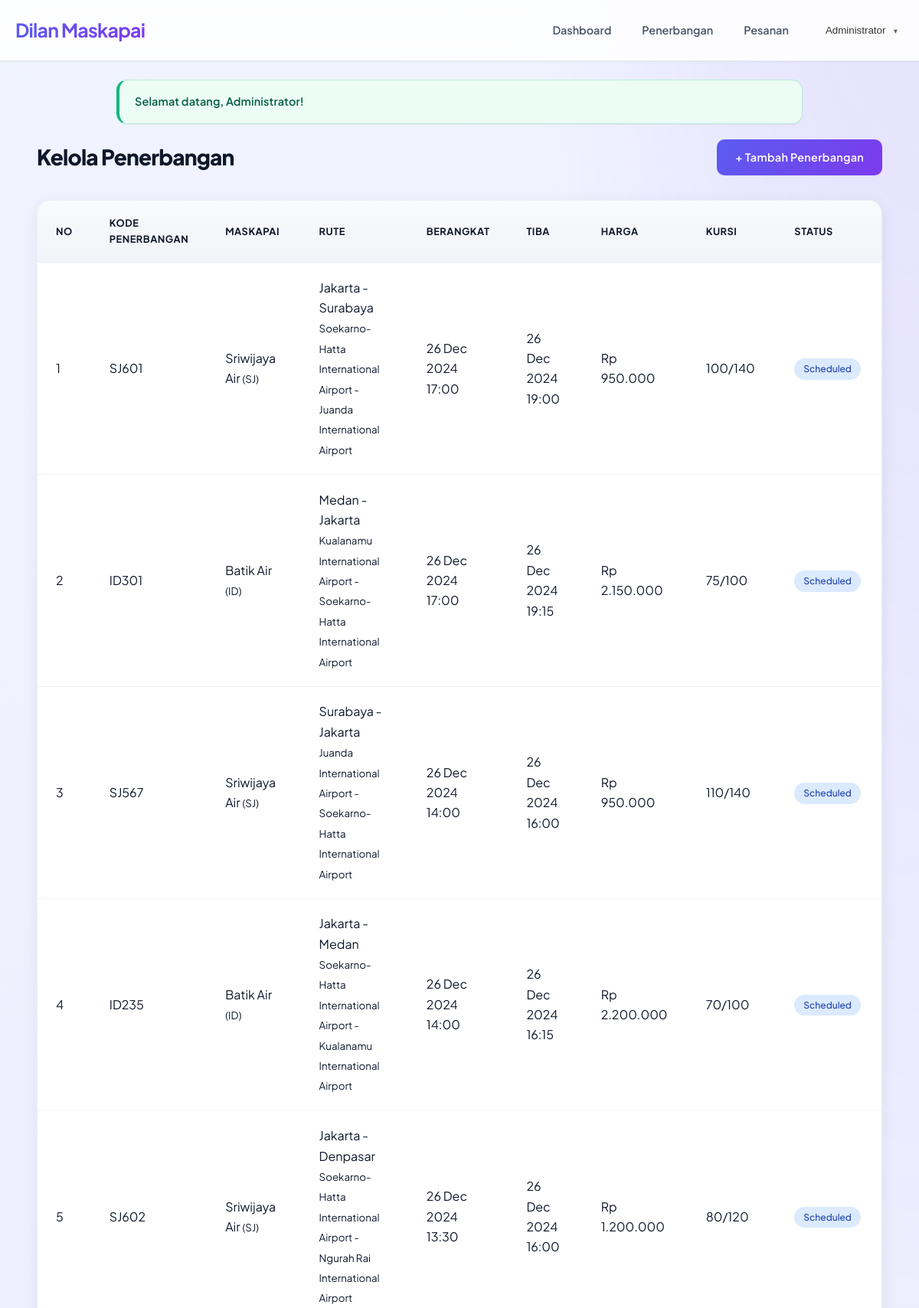
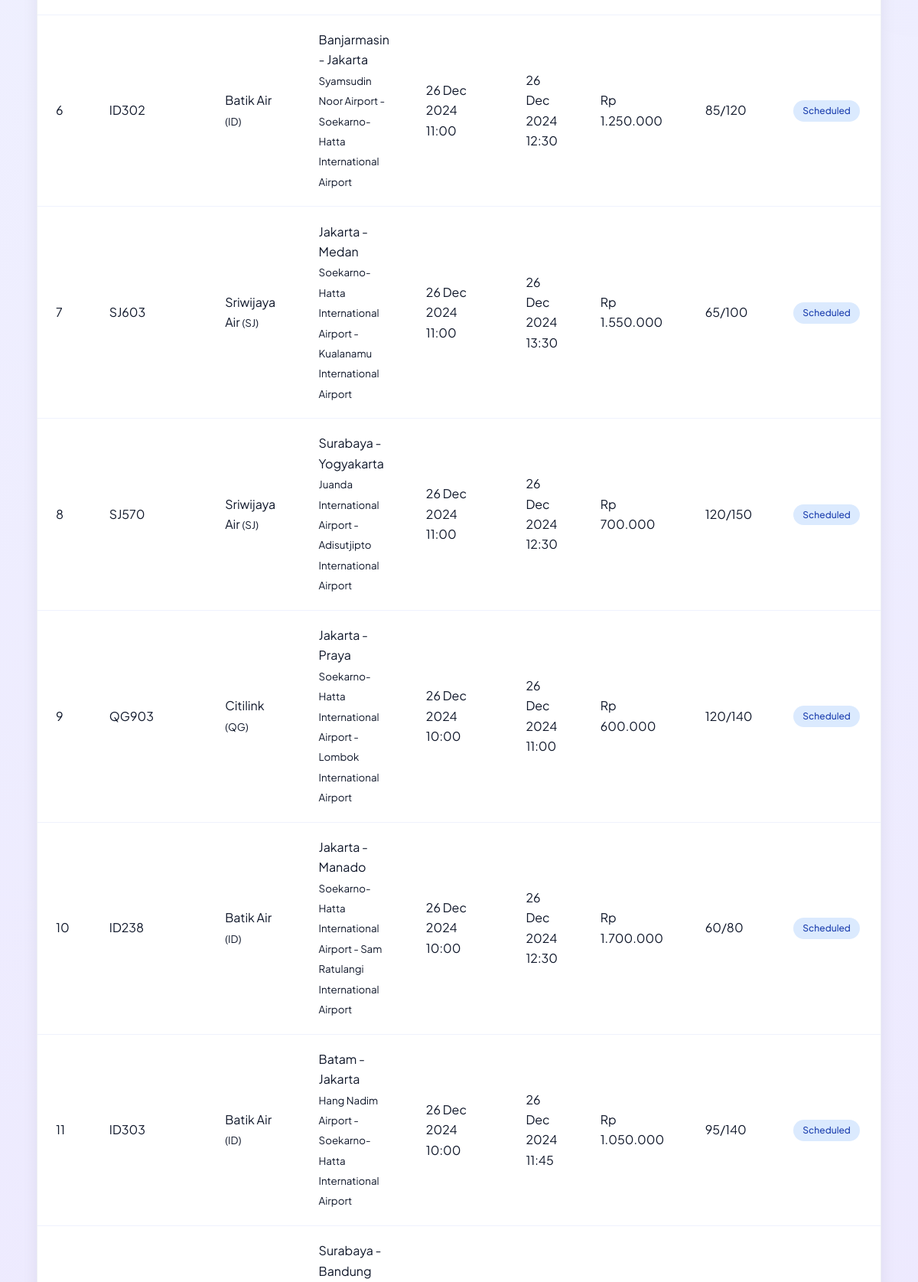
The page /admin/flights.php (signed in, upper part) on the database its author committed (2 pictures, top to bottom).
### tables this page shows
CREATE TABLE flights (
    id INT AUTO_INCREMENT PRIMARY KEY,
    flight_number VARCHAR(10) NOT NULL UNIQUE,
    airline_id INT NOT NULL,
    departure_airport_id INT NOT NULL,
    arrival_airport_id INT NOT NULL,
    departure_time DATETIME NOT NULL,
    arrival_time DATETIME NOT NULL,
    price DECIMAL(10,2) NOT NULL,
    available_seats INT NOT NULL,
    total_seats INT NOT NULL,
    status ENUM('scheduled', 'delayed', 'cancelled', 'completed') DEFAULT 'scheduled',
    created_at TIMESTAMP DEFAULT CURRENT_TIMESTAMP,
    updated_at TIMESTAMP DEFAULT CURRENT_TIMESTAMP ON UPDATE CURRENT_TIMESTAMP,
    FOREIGN KEY (airline_id) REFERENCES airlines(id),
    FOREIGN KEY (departure_airport_id) REFERENCES airports(id),
    FOREIGN KEY (arrival_airport_id) REFERENCES airports(id)
);

CREATE TABLE airlines (
    id INT AUTO_INCREMENT PRIMARY KEY,
    name VARCHAR(100) NOT NULL,
    code VARCHAR(2) NOT NULL UNIQUE,
    logo VARCHAR(255),
    created_at TIMESTAMP DEFAULT CURRENT_TIMESTAMP
);

CREATE TABLE airports (
    id INT AUTO_INCREMENT PRIMARY KEY,
    code VARCHAR(3) NOT NULL UNIQUE,
    name VARCHAR(100) NOT NULL,
    city VARCHAR(50) NOT NULL,
    country VARCHAR(50) NOT NULL,
    created_at TIMESTAMP DEFAULT CURRENT_TIMESTAMP
);

### config/config.php (called while the page is built, shortened)
<?php
function formatCurrency($amount) {
    return 'Rp ' . number_format($amount, 0, ',', '.');
}
function formatDateTime($datetime) {
    return date('d M Y H:i', strtotime($datetime));
}
function sanitizeInput($input) {
    return htmlspecialchars(trim((string) $input), ENT_QUOTES, 'UTF-8');
}
function isLoggedIn() {
    return isset($_SESSION['user_id']);
}
function isAdmin() {
    return isset($_SESSION['role']) && $_SESSION['role'] === 'admin';
}
function getMessage() {
    if (isset($_SESSION['message'])) {
        $message = $_SESSION['message'];
        return $message;
    }
    return null;
}
?>

### admin/flights.php (the view, shortened to what this page needs)
<?php
require_once __DIR__ . '/../config/config.php';
$flights = [];
try {
    $database = new Database();
    $db = $database->getConnection();
    $query = "SELECT f.*, a.name as airline_name, a.code as airline_code,
              dep.name as departure_airport, dep.city as departure_city,
              arr.name as arrival_airport, arr.city as arrival_city
              FROM flights f
              JOIN airlines a ON f.airline_id = a.id
              JOIN airports dep ON f.departure_airport_id = dep.id
              JOIN airports arr ON f.arrival_airport_id = arr.id
              ORDER BY f.departure_time DESC";
    $stmt = $db->query($query);
    $flights = $stmt->fetchAll(PDO::FETCH_ASSOC);
} catch(PDOException $exception) {
    setMessage('danger', 'Terjadi kesalahan saat mengambil data penerbangan.');
}
include '../includes/header.php';
?>
<div class="admin-page">
    <div class="page-header">
        <h1>Kelola Penerbangan</h1>
        <a href="<?php echo APP_URL; ?>admin/flight_form.php" class="btn btn-primary">
            <span>+</span> Tambah Penerbangan
        </a>
    </div>
    <div class="table-container">
        <table class="table">
            <thead>
                <tr>
                    <th>No</th>
                    <th>Kode Penerbangan</th>
                    <th>Maskapai</th>
                    <th>Rute</th>
                    <th>Berangkat</th>
                    <th>Tiba</th>
                    <th>Harga</th>
                    <th>Kursi</th>
                    <th>Status</th>
                    <th>Aksi</th>
                </tr>
            </thead>
            <tbody>
                <?php if (empty($flights)): ?>
                    <tr>
                        <td colspan="10" class="text-center">Belum ada data penerbangan</td>
                    </tr>
                <?php else: ?>
                    <?php $no = 1; ?>
                    <?php foreach ($flights as $flight): ?>
                        <tr>
                            <td><?php echo $no++; ?></td>
                            <td><?php echo $flight['flight_number']; ?></td>
                            <td>
                                <?php echo $flight['airline_name']; ?>
                                <small>(<?php echo $flight['airline_code']; ?>)</small>
                            </td>
                            <td>
                                <?php echo $flight['departure_city']; ?> - <?php echo $flight['arrival_city']; ?>
                                <br>
                                <small><?php echo $flight['departure_airport']; ?> - <?php echo $flight['arrival_airport']; ?></small>
                            </td>
                            <td><?php echo formatDateTime($flight['departure_time']); ?></td>
                            <td><?php echo formatDateTime($flight['arrival_time']); ?></td>
                            <td><?php echo formatCurrency($flight['price']); ?></td>
                            <td>
                                <?php echo $flight['available_seats']; ?>/<?php echo $flight['total_seats']; ?>
                            </td>
                            <td>
                                <span class="badge badge-<?php echo $flight['status']; ?>">
                                    <?php echo ucfirst($flight['status']); ?>
                                </span>
                            </td>
                            <td>
                            </td>
                        </tr>
                    <?php endforeach; ?>
                <?php endif; ?>
            </tbody>
        </table>
    </div>
</div>
<?php include '../includes/footer.php'; ?>

### includes/header.php (shortened to what this page needs)
<?php
require_once __DIR__ . '/../config/config.php';
?>
<!DOCTYPE html>
<html lang="id">
<head>
    <link rel="stylesheet" href="<?php echo APP_URL; ?>assets/css/style.css">
</head>
<body>
    <header class="header">
        <nav class="navbar">
            <div class="nav-container">
                <div class="nav-brand">
                    <a href="<?php echo APP_URL; ?>">
                        <h1><?php echo APP_NAME; ?></h1>
                    </a>
                </div>
                <div class="nav-menu">
                    <?php if (isLoggedIn()): ?>
                        <?php if (isAdmin()): ?>
                            <a href="<?php echo APP_URL; ?>admin/dashboard.php" class="nav-link">Dashboard</a>
                            <a href="<?php echo APP_URL; ?>admin/flights.php" class="nav-link">Penerbangan</a>
                            <a href="<?php echo APP_URL; ?>admin/bookings.php" class="nav-link">Pesanan</a>
                        <?php else: ?>
                            <a href="<?php echo APP_URL; ?>user/flights.php" class="nav-link">Jadwal Penerbangan</a>
                            <a href="<?php echo APP_URL; ?>user/bookings.php" class="nav-link">Pesanan Saya</a>
                            <a href="<?php echo APP_URL; ?>user/profile.php" class="nav-link">Profil</a>
                        <?php endif; ?>
                        <div class="nav-dropdown">
                            <button type="button" class="nav-dropdown-btn" aria-expanded="false" aria-haspopup="true">
                                <?php echo sanitizeInput($_SESSION['full_name'] ?? ''); ?>
                                <span class="nav-dropdown-chevron" aria-hidden="true">&#9662;</span>
                            </button>
                        </div>
                    <?php else: ?>
                        <a href="<?php echo APP_URL; ?>auth/login.php" class="nav-link">Masuk</a>
                        <a href="<?php echo APP_URL; ?>auth/register.php" class="btn btn-primary">Daftar</a>
                    <?php endif; ?>
                </div>
            </div>
        </nav>
    </header>
    <main class="main">
        <?php $message = getMessage(); ?>
        <?php if ($message): ?>
            <div class="alert alert-<?php echo $message['type']; ?>">
                <?php echo $message['text']; ?>
            </div>
        <?php endif; ?>

### includes/footer.php (shortened to what this page needs)
</main>
</body>
</html>

### rows shown on the page
flights: flight_number "SJ601", airline.name "Sriwijaya Air", airline.code "SJ", departure_airport.city "Jakarta", arrival_airport.city "Surabaya", departure_airport.name "Soekarno-Hatta International Airport", arrival_airport.name "Juanda International Airport", departure_time "26 Dec 2024 17:00", arrival_time "26 Dec 2024 19:00", price "Rp 950.000", available_seats "100", total_seats "140", status "Scheduled"
flights: flight_number "ID301", airline.name "Batik Air", airline.code "ID", departure_airport.city "Medan", arrival_airport.city "Jakarta", departure_airport.name "Kualanamu International Airport", arrival_airport.name "Soekarno-Hatta International Airport", departure_time "26 Dec 2024 17:00", arrival_time "26 Dec 2024 19:15", price "Rp 2.150.000", available_seats "75", total_seats "100", status "Scheduled"
flights: flight_number "SJ567", airline.name "Sriwijaya Air", airline.code "SJ", departure_airport.city "Surabaya", arrival_airport.city "Jakarta", departure_airport.name "Juanda International Airport", arrival_airport.name "Soekarno-Hatta International Airport", departure_time "26 Dec 2024 14:00", arrival_time "26 Dec 2024 16:00", price "Rp 950.000", available_seats "110", total_seats "140", status "Scheduled"
flights: flight_number "ID235", airline.name "Batik Air", airline.code "ID", departure_airport.city "Jakarta", arrival_airport.city "Medan", departure_airport.name "Soekarno-Hatta International Airport", arrival_airport.name "Kualanamu International Airport", departure_time "26 Dec 2024 14:00", arrival_time "26 Dec 2024 16:15", price "Rp 2.200.000", available_seats "70", total_seats "100", status "Scheduled"
flights: flight_number "SJ602", airline.name "Sriwijaya Air", airline.code "SJ", departure_airport.city "Jakarta", arrival_airport.city "Denpasar", departure_airport.name "Soekarno-Hatta International Airport", arrival_airport.name "Ngurah Rai International Airport", departure_time "26 Dec 2024 13:30", arrival_time "26 Dec 2024 16:00", price "Rp 1.200.000", available_seats "80", total_seats "120", status "Scheduled"
flights: flight_number "ID302", airline.name "Batik Air", airline.code "ID", departure_airport.city "Banjarmasin", arrival_airport.city "Jakarta", departure_airport.name "Syamsudin Noor Airport", arrival_airport.name "Soekarno-Hatta International Airport", departure_time "26 Dec 2024 11:00", arrival_time "26 Dec 2024 12:30", price "Rp 1.250.000", available_seats "85", total_seats "120", status "Scheduled"
flights: flight_number "SJ603", airline.name "Sriwijaya Air", airline.code "SJ", departure_airport.city "Jakarta", arrival_airport.city "Medan", departure_airport.name "Soekarno-Hatta International Airport", arrival_airport.name "Kualanamu International Airport", departure_time "26 Dec 2024 11:00", arrival_time "26 Dec 2024 13:30", price "Rp 1.550.000", available_seats "65", total_seats "100", status "Scheduled"
flights: flight_number "SJ570", airline.name "Sriwijaya Air", airline.code "SJ", departure_airport.city "Surabaya", arrival_airport.city "Yogyakarta", departure_airport.name "Juanda International Airport", arrival_airport.name "Adisutjipto International Airport", departure_time "26 Dec 2024 11:00", arrival_time "26 Dec 2024 12:30", price "Rp 700.000", available_seats "120", total_seats "150", status "Scheduled"
flights: flight_number "QG903", airline.name "Citilink", airline.code "QG", departure_airport.city "Jakarta", arrival_airport.city "Praya", departure_airport.name "Soekarno-Hatta International Airport", arrival_airport.name "Lombok International Airport", departure_time "26 Dec 2024 10:00", arrival_time "26 Dec 2024 11:00", price "Rp 600.000", available_seats "120", total_seats "140", status "Scheduled"
flights: flight_number "ID238", airline.name "Batik Air", airline.code "ID", departure_airport.city "Jakarta", arrival_airport.city "Manado", departure_airport.name "Soekarno-Hatta International Airport", arrival_airport.name "Sam Ratulangi International Airport", departure_time "26 Dec 2024 10:00", arrival_time "26 Dec 2024 12:30", price "Rp 1.700.000", available_seats "60", total_seats "80", status "Scheduled"
flights: flight_number "ID303", airline.name "Batik Air", airline.code "ID", departure_airport.city "Batam", arrival_airport.city "Jakarta", departure_airport.name "Hang Nadim Airport", arrival_airport.name "Soekarno-Hatta International Airport", departure_time "26 Dec 2024 10:00", arrival_time "26 Dec 2024 11:45", price "Rp 1.050.000", available_seats "95", total_seats "140", status "Scheduled"
flights: departure_airport.city "Surabaya", arrival_airport.city "Bandung"

### other values the page prints
APP_NAME "Dilan Maskapai"
sanitizeInput($_SESSION['full_name'] ?? '') "Administrator"
$message['text'] "Selamat datang, Administrator!"
